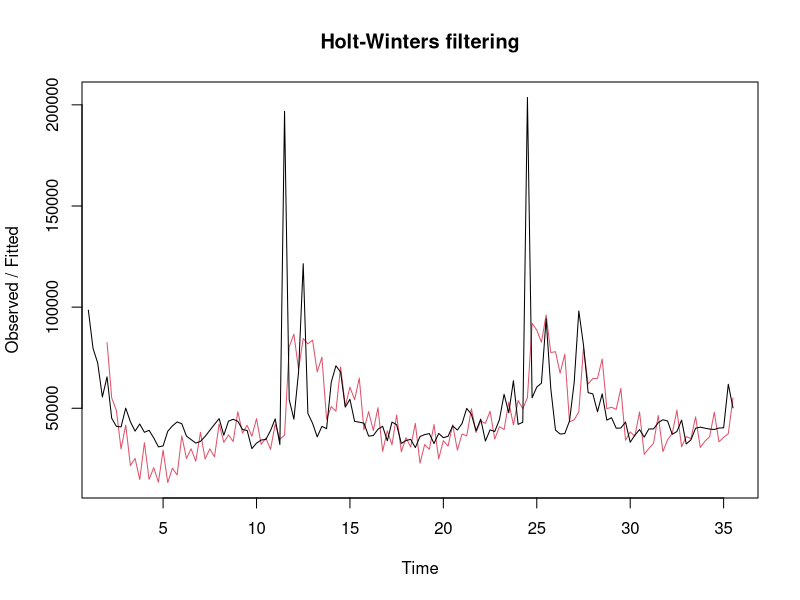
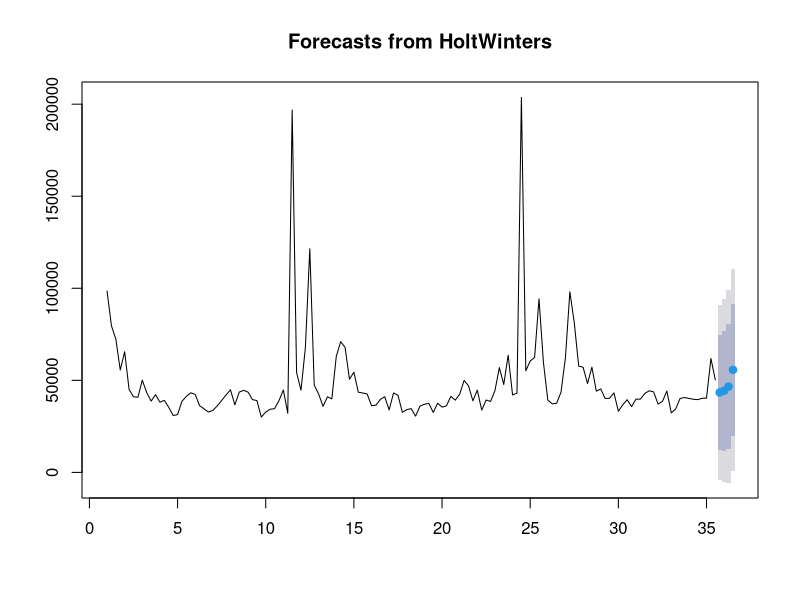
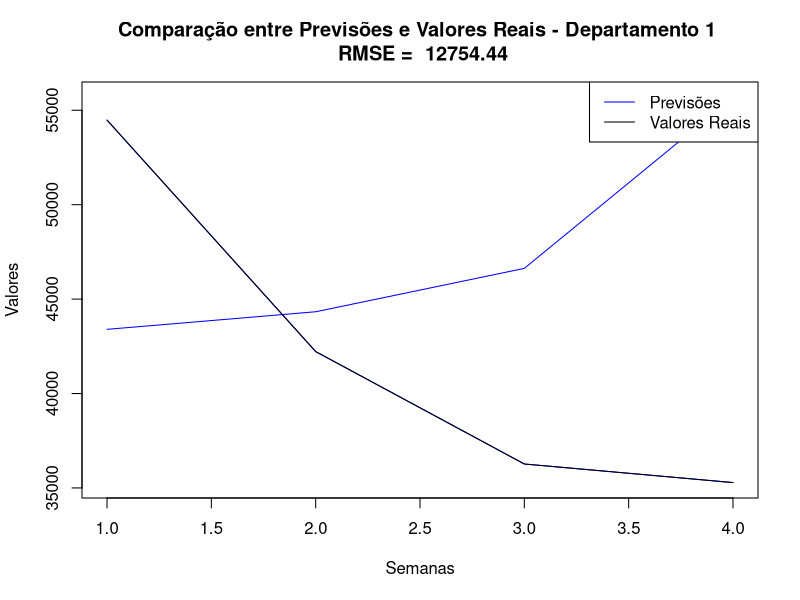

The R script that drew these images, in order: (Note: this script raises an error after producing the figures.)
  
  #TREINAR COM 139 E TESTAR AS ULTIMAS 4 SEMANAS - FORECAST
  
library(forecast) # access forecast functions -> HoltWinters, forecast

# read data:
cat("read passenger time series:")
d=read.csv("walmart.csv",header=TRUE,sep=",")

d1=d[,4] # d1 -departamento 1
d2=d[,5] # d2 departamento 2
d3=d[,6] # d1 departamento 3
d4=d[,7] # d1 departamento 4

# Definir as Variaveis

L=length(d1) # Numero de semanas que temos -> 143
K = 4 # Sazonalidade dos dados (achamos que eles se repetem de mês em mês)
H = 4 # Numero de previsões que vamos fazer (4 ultimas semanas)


Forecast <- function(departamento, numeroDepartamento){
            
  # (Os indices)
  # Para ficarmos com os dados de treino 
  NTR = L - H  # numero de dados de treino        
  
  TR = 1: NTR  # ficar com os dados de treino
  
  # Para ficarmos com os dados de teste
  TS = (NTR + 1):L
  

  # Vamos fazer o fit com os dados de treino
  #Neste caso tamos a usar o HoltWinter, mas podemos mudar para o que quisermos:
  
  #ARIMA = auto.arima(ts(departamento[TS], frequency = K))
  #Rede_Neuronal = nnetar(ts(departamento[TS], frequency = K), P=2, repeats=100, size = 50, decay = 0.1) | ATENCAO NAO TA A DAR
  

  HW = HoltWinters(ts(departamento[TR], frequency = K))
  plot(HW)
  

  #Vamos prever as 4 semanas seguintes (que vai corresponder ao TS)
  FHW = forecast(HW,h=4)  
  
  #Vamos prever para os dados teste e vamos calcular o RMSE
  plot(FHW)
  
  #Vamos calcular o RMSE

  # Extrair os valores reais dos dados de teste
  valores_reais = departamento[TS]
  
  # Extrair as previsões dos dados de teste
  previsoes = as.numeric(FHW$mean)
  
  # Calcular o erro quadrático para cada ponto
  erros_quadraticos = (valores_reais - previsoes)^2
  
  # Calcular o RMSE
  rmse = sqrt(mean(erros_quadraticos))
  
  # Plotagem do gráfico
  plot(departamento[TS], 
       type = "l", 
       col = "blue", 
       ylim = range(c(departamento[TS], previsoes, valores_reais)),
       xlab = "Semanas", 
       ylab = "Valores",
       main = paste("Comparação entre Previsões e Valores Reais - Departamento", numeroDepartamento, "\n RMSE = ", round(rmse,2)))
  
  # Adicionando linhas para previsões e valores reais
  lines(previsoes, col = "blue")
  lines(valores_reais, col = "black")
  
  # Adicionando legenda
  legend("topright", 
         legend = c("Previsões", "Valores Reais"),
         col = c("blue", "black"), 
         lty = 1)
  mpause()

  cat("RMSE para o Departamento ", numeroDepartamento, ":", rmse, "\n")
  
  
}

# Testar para todos
Forecast(d1, "1")
Forecast(d2, "2")
Forecast(d3, "3")
Forecast(d4, "4")







